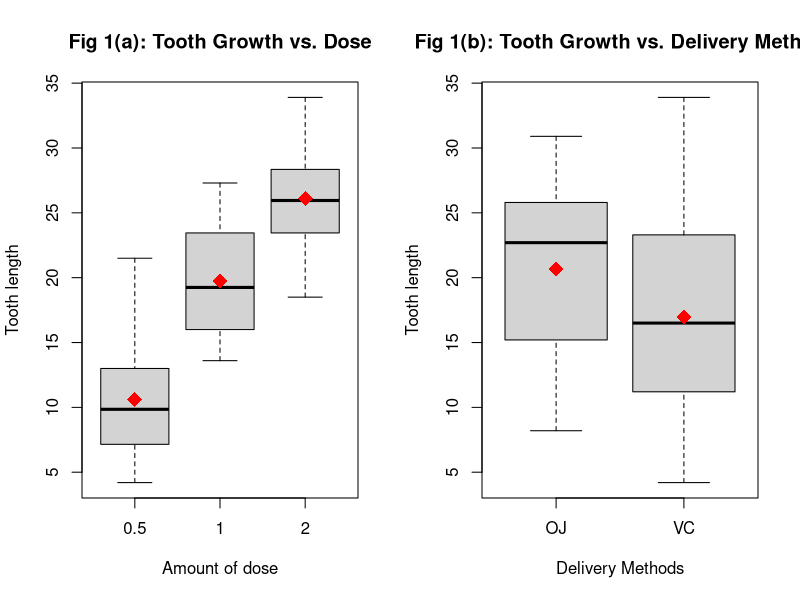
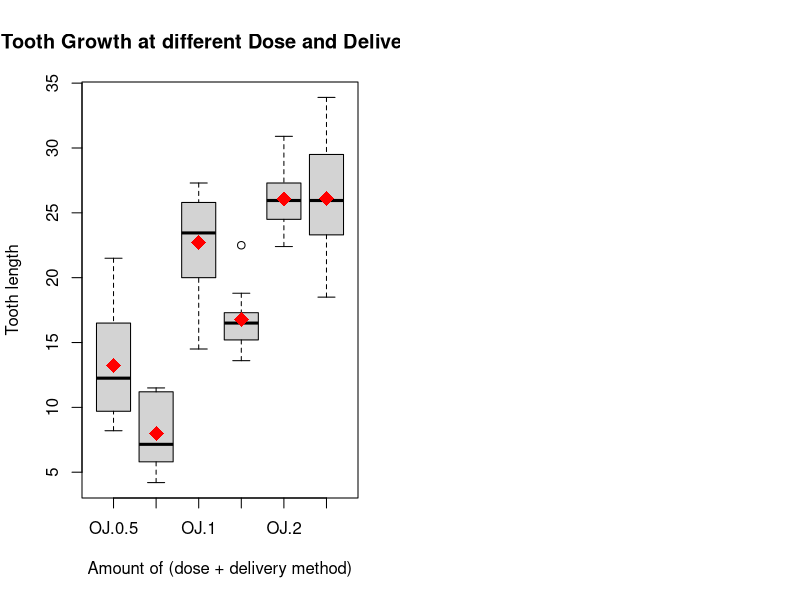

Here is the R script that generated these plots, in order:
## ---- chunk 1
library(datasets)
tooth <- ToothGrowth
## ---- chunk 2
str(tooth)
summary(tooth)
## ---- chunk 3

par(mfrow = c(1,2))

boxplot(len ~ dose, data = tooth, 
        main = "Fig 1(a): Tooth Growth vs. Dose",
        xlab = "Amount of dose", 
        ylab = "Tooth length")
means <- tapply(tooth$len,tooth$dose,mean)
points(means, col = "red", pch = 18, cex = 2)

boxplot(len ~ supp, data = tooth, 
        main = "Fig 1(b): Tooth Growth vs. Delivery Method",
        xlab = "Delivery Methods", 
        ylab = "Tooth length")
means <- tapply(tooth$len,tooth$supp,mean)
points(means, col = "red", pch = 18, cex = 2)

## ---- chunk 4
boxplot(len ~ supp + dose, data = tooth, 
        main = "Fig 2: Tooth Growth at different Dose and Delivery Method",
        xlab = "Amount of (dose + delivery method)", 
        ylab = "Tooth length")
means <- tapply(tooth$len,list(tooth$supp, tooth$dose),mean)
means <- as.vector(means)
points(means, col = "red", pch = 18, cex = 2)

## ---- chunk 5
test1 <- t.test(len ~ supp, data = tooth)
print("95% confidence interval of difference in mean based on delivery methods")
test1$conf.int[1:2]
print(paste0("P-value : ", test1$p.value))
## ---- chunk 6
low_mid <- subset(tooth, dose == 0.5 | dose == 1)
test2 <- t.test(len ~ dose, data = low_mid)
print("95% confidence interval of difference in mean between dose 0.5 and 1")
test2$conf.int[1:2]
print(paste0("P-value : ", test2$p.value))
## ---- chunk 7
mid_hi <- subset(tooth, dose == 1 | dose == 2)
test3 <- t.test(len ~ dose, data = mid_hi)
print("95% confidence interval of difference in mean between dose 1 and 2")
test3$conf.int[1:2]
print(paste0("P-value : ", test3$p.value))
## ---- chunk 8
low_hi <- subset(tooth, dose == 0.5 | dose == 2)
test4 <- t.test(len ~ dose, data = low_hi)
print("95% confidence interval of difference in mean between dose 0.5 and 2")
test4$conf.int[1:2]
print(paste0("P-value : ", test4$p.value))
## ---- chunk 9
dose_2 <- subset(tooth, dose == 2) 
test5 <- t.test(len ~ supp, data = dose_2)
print("95% confidence interval of difference in mean between delivery methods of dose 2")
test5$conf.int[1:2]
print(paste0("P-value : ", test5$p.value))
